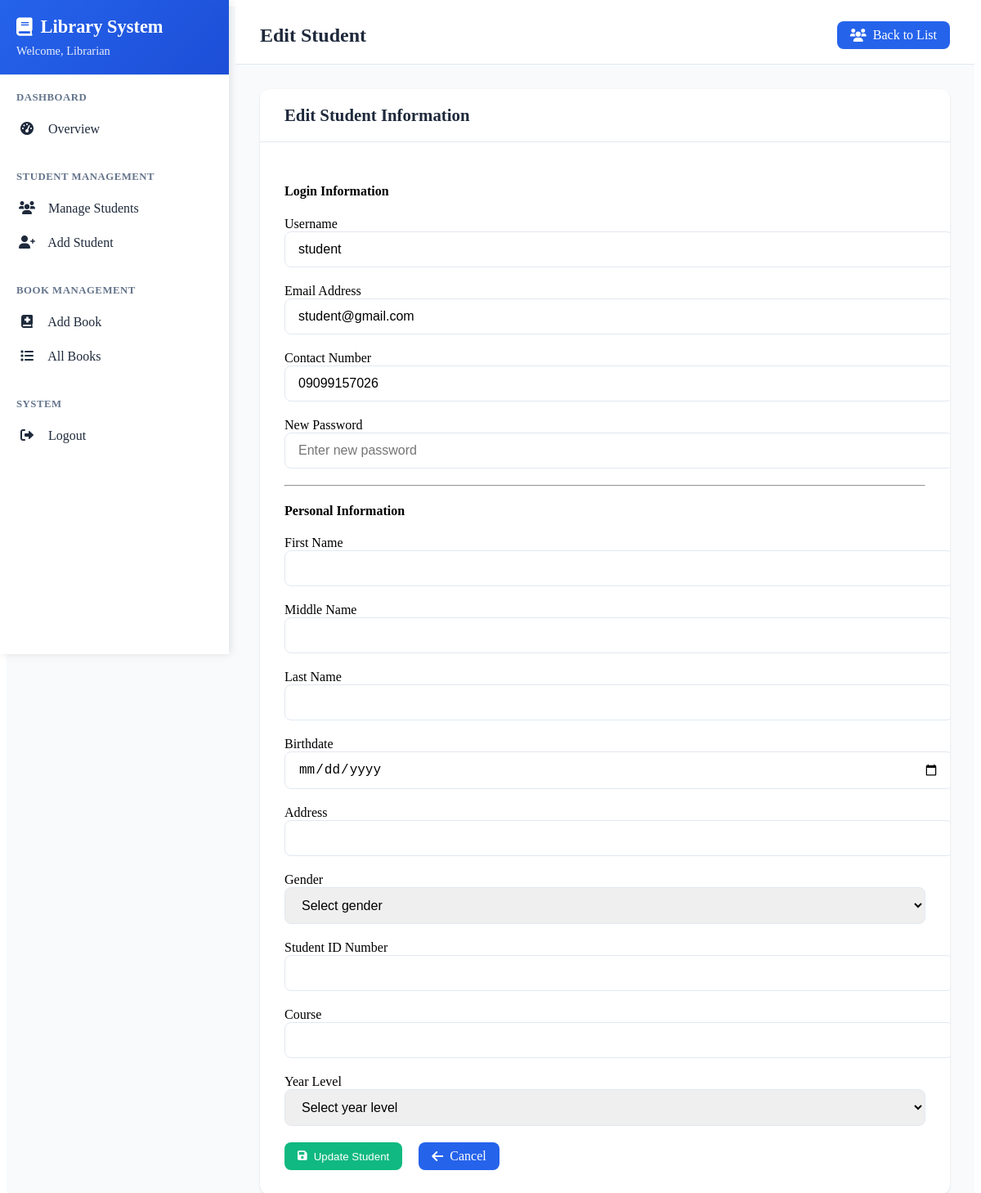
/librarian/processes/edit_user.php?id=2 (signed in), run on the app's committed database.
### tables this page shows
CREATE TABLE `tbllogininformation` (
  `id` int(11) NOT NULL,
  `username` varchar(100) NOT NULL,
  `email` varchar(100) NOT NULL,
  `contact` varchar(100) NOT NULL,
  `password` varchar(100) NOT NULL,
  `accounttype` varchar(100) NOT NULL,
  `datecreated` date NOT NULL,
  `remarks` varchar(100) NOT NULL
);

### librarian/processes/edit_user.php (the view, shortened to what this page needs)
<?php
include '../../config/config.php';
$user_data = null;
$personal_data = null;
$user_id = (int) $_GET['id'];
try {
    $stmt = $db->prepare("SELECT * FROM tbllogininformation WHERE id = :id AND accounttype = 'student'");
    $stmt->bindParam(':id', $user_id, PDO::PARAM_INT);
    $stmt->execute();
    $user_data = $stmt->fetch(PDO::FETCH_ASSOC);
    $stmt2 = $db->prepare("SELECT * FROM tbl_personal_information WHERE login_id = :id");
    $stmt2->bindParam(':id', $user_id, PDO::PARAM_INT);
    $stmt2->execute();
    $personal_data = $stmt2->fetch(PDO::FETCH_ASSOC);
} catch (Exception $e) {
    header('Location: manage_users.php?error=database_error');
    exit();
}
?>
<!DOCTYPE html>
<html lang="en">
<head>
  <link rel="stylesheet" href="../../assets/css/sidebar.css">
  <link rel="stylesheet" href="https://cdnjs.cloudflare.com/ajax/libs/font-awesome/6.0.0/css/all.min.css">
</head>
<body>
    <div class="sidebar-layout">
        <div class="sidebar">
            <div class="sidebar-header">
                <h2><i class="fas fa-book"></i> Library System</h2>
                <div class="user-info">Welcome, Librarian</div>
            </div>
            <nav class="sidebar-nav">
                <div class="nav-section">
                    <div class="nav-section-title">Dashboard</div>
                    <a href="../index.php" class="nav-item">
                        <i class="fas fa-tachometer-alt"></i> Overview
                    </a>
                </div>
                <div class="nav-section">
                    <div class="nav-section-title">Student Management</div>
                    <a href="manage_users.php" class="nav-item">
                        <i class="fas fa-users"></i> Manage Students
                    </a>
                    <a href="add_user.php" class="nav-item">
                        <i class="fas fa-user-plus"></i> Add Student
                    </a>
                </div>
                <div class="nav-section">
                    <div class="nav-section-title">Book Management</div>
                    <a href="../processesss/add.php" class="nav-item">
                        <i class="fas fa-book-medical"></i> Add Book
                    </a>
                    <a href="../books.php" class="nav-item">
                        <i class="fas fa-list"></i> All Books
                    </a>
                </div>
                <div class="nav-section">
                    <div class="nav-section-title">System</div>
                    <a href="../../processes/logout.php" class="nav-item">
                        <i class="fas fa-sign-out-alt"></i> Logout
                    </a>
                </div>
            </nav>
        </div>
        <div class="main-content">
            <div class="top-header">
                <h1 class="header-title">Edit Student</h1>
                <div class="header-actions">
                    <a href="manage_users.php" class="btn btn-primary">
                        <i class="fas fa-users"></i> Back to List
                    </a>
                </div>
            </div>
            <div class="content-area">
                <div class="content-card">
                    <div class="content-header">
                        <h3>Edit Student Information</h3>
                    </div>
                    <div class="content-body">
                        <form method="POST" action="edit_user.php?id=<?php echo $user_id; ?>">
                            <h4>Login Information</h4>
                            <div class="form-group">
                                <label>Username</label>
                                <input type="text" name="username" class="form-control"
                                       value="<?php echo htmlspecialchars($user_data['username']); ?>" required>
                            </div>
                            <div class="form-group">
                                <label>Email Address</label>
                                <input type="email" name="email" class="form-control"
                                       value="<?php echo htmlspecialchars($user_data['email']); ?>" required>
                            </div>
                            <div class="form-group">
                                <label>Contact Number</label>
                                <input type="text" name="contact" class="form-control"
                                       value="<?php echo htmlspecialchars($user_data['contact']); ?>" required>
                            </div>
                            <div class="form-group">
                                <label>New Password</label>
                                <input type="password" name="password" class="form-control"
                                       placeholder="Enter new password">
                            </div>
                            <hr>
                            <h4>Personal Information</h4>
                            <div class="form-group">
                                <label>First Name</label>
                                <input type="text" name="firstname" class="form-control"
                                       value="<?php echo htmlspecialchars($personal_data['first_name'] ?? ''); ?>" required>
                            </div>
                            <div class="form-group">
                                <label>Middle Name</label>
                                <input type="text" name="middlename" class="form-control"
                                       value="<?php echo htmlspecialchars($personal_data['middle_name'] ?? ''); ?>">
                            </div>
                            <div class="form-group">
                                <label>Last Name</label>
                                <input type="text" name="lastname" class="form-control"
                                       value="<?php echo htmlspecialchars($personal_data['last_name'] ?? ''); ?>" required>
                            </div>
                            <div class="form-group">
                                <label>Birthdate</label>
                                <input type="date" name="birthdate" class="form-control"
                                       value="<?php echo htmlspecialchars($personal_data['birthdate'] ?? ''); ?>" required>
                            </div>
                            <div class="form-group">
                                <label>Address</label>
                                <input type="text" name="address" class="form-control"
                                       value="<?php echo htmlspecialchars($personal_data['address'] ?? ''); ?>" required>
                            </div>
                            <div class="form-group">
                                <label>Gender</label>
                                <select name="gender" class="form-control" required>
                                    <option value="">Select gender</option>
                                </select>
                            </div>
                            <div class="form-group">
                                <label>Student ID Number</label>
                                <input type="text" name="student_id_number" class="form-control"
                                       value="<?php echo htmlspecialchars($personal_data['student_id_number'] ?? ''); ?>" required>
                            </div>
                            <div class="form-group">
                                <label>Course</label>
                                <input type="text" name="course" class="form-control"
                                       value="<?php echo htmlspecialchars($personal_data['course'] ?? ''); ?>" required>
                            </div>
                            <div class="form-group">
                                <label>Year Level</label>
                                <select name="year_level" class="form-control" required>
                                    <option value="">Select year level</option>
                                </select>
                            </div>
                            <div class="d-flex gap-2">
                                <button type="submit" name="update" class="btn btn-success">
                                    <i class="fas fa-save"></i> Update Student
                                </button>
                                <a href="manage_users.php" class="btn btn-primary">
                                    <i class="fas fa-arrow-left"></i> Cancel
                                </a>
                            </div>
                        </form>
                    </div>
                </div>
            </div>
        </div>
    </div>
</body>
</html>

### assets/css/sidebar.css (style rules this page uses)
:root { --primary-color: #2563eb; --primary-dark: #1d4ed8; --secondary-color: #64748b; --success-color: #10b981; --warning-color: #f59e0b; --danger-color: #ef4444; --light-bg: #f8fafc; --white: #ffffff; --border-color: #e2e8f0; --text-primary: #1e293b; --text-secondary: #64748b; --sidebar-width: 280px; --header-height: 70px; }
.sidebar-layout { display: flex; min-height: 100vh; background: var(--light-bg); }
.sidebar { width: var(--sidebar-width); background: var(--white); box-shadow: 2px 0 10px rgba(0,0,0,0.1); position: fixed; height: 100vh; left: 0; top: 0; z-index: 1000; transition: all 0.3s ease; }
.main-content { flex: 1; margin-left: var(--sidebar-width); min-height: 100vh; transition: all 0.3s ease; }
.sidebar-header { padding: 20px; border-bottom: 1px solid var(--border-color); background: linear-gradient(135deg, var(--primary-color), var(--primary-dark)); color: var(--white); }
.sidebar-header h2 { margin: 0; font-size: 1.4rem; font-weight: 600; display: flex; align-items: center; gap: 10px; }
.sidebar-header .user-info { margin-top: 8px; font-size: 0.9rem; opacity: 0.9; }
.sidebar-nav { padding: 20px 0; }
.nav-section { margin-bottom: 30px; }
.nav-section-title { padding: 0 20px 10px; font-size: 0.8rem; font-weight: 600; color: var(--text-secondary); text-transform: uppercase; letter-spacing: 0.5px; }
.nav-item { display: block; padding: 12px 20px; color: var(--text-primary); text-decoration: none; transition: all 0.3s ease; border-left: 3px solid transparent; position: relative; }
.nav-item i { width: 20px; margin-right: 12px; text-align: center; }
.top-header { height: var(--header-height); background: var(--white); border-bottom: 1px solid var(--border-color); display: flex; align-items: center; justify-content: space-between; padding: 0 30px; position: sticky; top: 0; z-index: 100; }
.header-title { font-size: 1.5rem; font-weight: 600; color: var(--text-primary); margin: 0; }
.header-actions { display: flex; align-items: center; gap: 15px; }
.btn { padding: 8px 16px; border-radius: 8px; text-decoration: none; font-weight: 500; transition: all 0.3s ease; border: none; cursor: pointer; display: inline-flex; align-items: center; gap: 8px; }
.btn-primary { background: var(--primary-color); color: var(--white); }
.btn-success { background: var(--success-color); color: var(--white); }
.content-area { padding: 30px; }
.content-card { background: var(--white); border-radius: 12px; box-shadow: 0 1px 3px rgba(0,0,0,0.1); overflow: hidden; }
.content-header { padding: 20px 30px; border-bottom: 1px solid var(--border-color); background: var(--white); }
.content-header h3 { margin: 0; font-size: 1.3rem; color: var(--text-primary); }
.content-body { padding: 30px; }
.form-group { margin-bottom: 20px; }
.form-control { width: 100%; padding: 12px 16px; border: 1px solid var(--border-color); border-radius: 8px; font-size: 1rem; transition: border-color 0.3s ease; }
.d-flex { display: flex; }
.gap-2 { gap: 20px; }

### data on the page
tbllogininformation: username "student", email "student@gmail.com", contact "09099157026"
